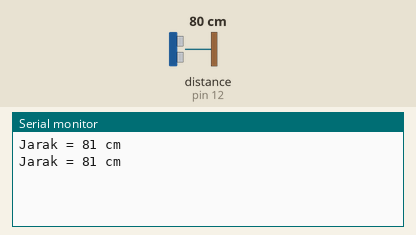
The sketch below on a simulated Arduino Uno, built with avr-gcc and run on an emulated ATmega328P. Shown: the last lines printed to the serial monitor. The inputs (shaded band) are chosen by the test bench; at power-on: distance to the obstacle (sensor on pin 12) 80 cm. The echo pulse lasts 58.3 µs per cm.

Above: at 2.8 s.
2.9 s: distance to the obstacle (sensor on pin 12) set to 299 cm
At 3.9 s:
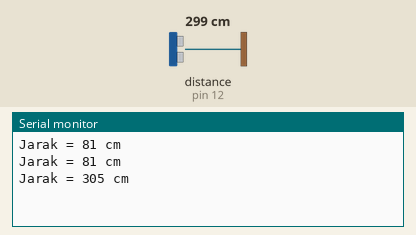
7.1 s: distance to the obstacle (sensor on pin 12) set to 2 cm
At 7.4 s:
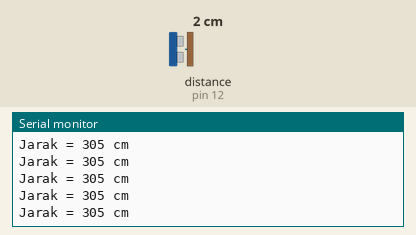
Timing chart, 0 to 10.1 s (numbered marks = the images above; inputs shaded):
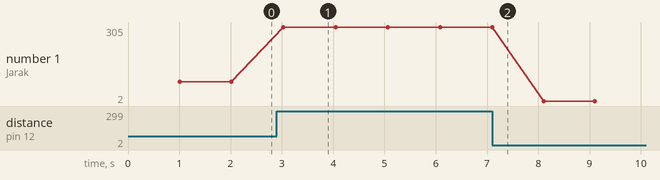

The sketch:

TugasLaporanKelompok_HudzaifahNabilAmrullah_Ultrasonik.ino
```cpp
#include <NewPing.h>

#define TRIGGER_PIN 11
#define ECHO_PIN 12

#define MAX_DISTANCE 350

NewPing sonar (TRIGGER_PIN, ECHO_PIN, MAX_DISTANCE);

void setup() {
  // put your setup code here, to run once:
Serial.begin(9600);
}

void loop() {
  // put your main code here, to run repeatedly:
delay (1000);

unsigned int distance = sonar.ping_cm();

Serial.print ("Jarak = ");
Serial.print (distance);
Serial.println (" cm");
}
```

Measured:
- after the input at 2.9 s, the serial monitor: prints a new line after 0.13 s (image 1)
- plotted number 1: 81 → 305 after the input at 2.9 s, 305 → 2 after the input at 7.1 s
